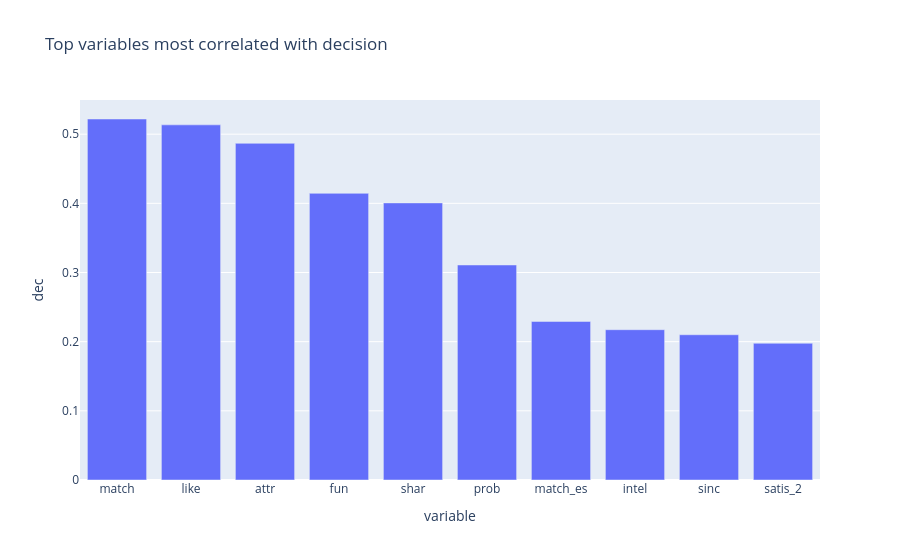

Notebook code for this chart:
### Markdown cell above
This chart shows the 10 variables most correlated with the decision, without `dec` itself. Read it with the same care: `match` is first by construction.

### Code cell
top_corr = corr_with_decision[
    (corr_with_decision["variable"] != "dec")
].head(10)

fig = px.bar(
    top_corr,
    x="variable",
    y="dec",
    title="Top variables most correlated with decision"
)
fig.show()

### Figure 1 — Plotly figure (JSON) as saved in the notebook; plotly's stock layout.template omitted (floating-point values rounded to 4 significant figures)
{"data": [{"hovertemplate": "variable=%{x}<br>dec=%{y}<extra></extra>", "legendgroup": "", "marker": {"color": "#636efa", "pattern": {"shape": ""}}, "name": "", "orientation": "v", "showlegend": false, "textposition": "auto", "type": "bar", "x": ["match", "like", "attr", "fun", "shar", "prob", "match_es", "intel", "sinc", "satis_2"], "xaxis": "x", "y": [0.5219, 0.5135, 0.4868, 0.4145, 0.4006, 0.3109, 0.2292, 0.2173, 0.21, 0.1977], "yaxis": "y"}], "layout": {"barmode": "relative", "legend": {"tracegroupgap": 0}, "title": {"text": "Top variables most correlated with decision"}, "xaxis": {"anchor": "y", "domain": [0.0, 1.0], "title": {"text": "variable"}}, "yaxis": {"anchor": "x", "domain": [0.0, 1.0], "title": {"text": "dec"}}}}
